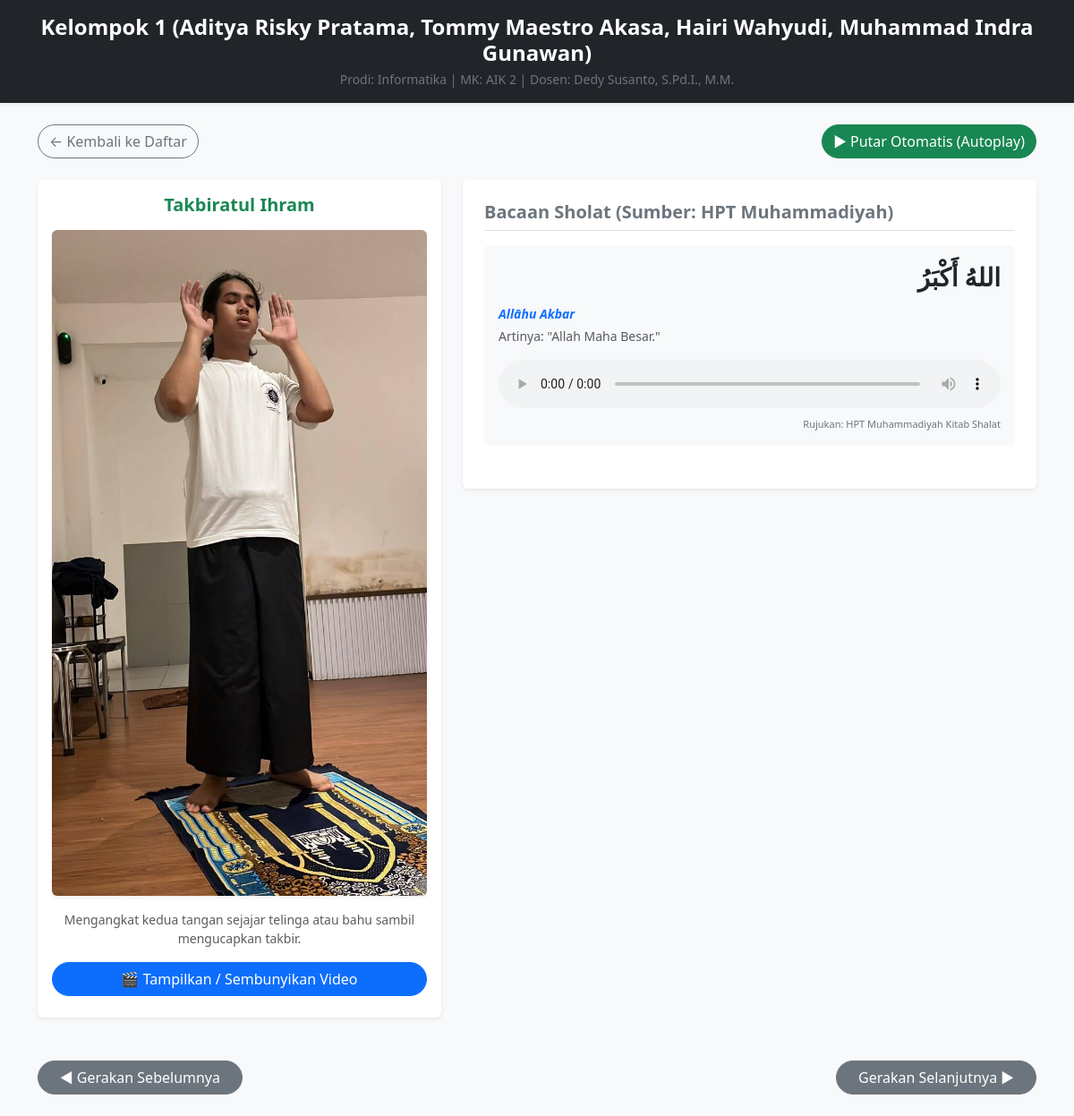
/detail_gerakan.php?id=2, run on the app's committed database.
### tables this page shows
CREATE TABLE `kelompok` (
  `id` int(11) NOT NULL,
  `nama_kelompok` varchar(100) NOT NULL,
  `prodi` varchar(100) NOT NULL,
  `mata_kuliah` varchar(100) NOT NULL,
  `dosen` varchar(100) NOT NULL
);

CREATE TABLE `gerakan` (
  `id` int(11) NOT NULL,
  `id_kategori` int(11) NOT NULL,
  `nama` varchar(100) NOT NULL,
  `urutan` smallint(6) NOT NULL,
  `deskripsi` text DEFAULT NULL,
  `gambar_url` varchar(255) DEFAULT NULL,
  `video_url` varchar(255) DEFAULT NULL
);

CREATE TABLE `bacaan` (
  `id` int(11) NOT NULL,
  `id_gerakan` int(11) NOT NULL,
  `urutan` smallint(6) NOT NULL,
  `teks_arab` text NOT NULL,
  `teks_latin` text NOT NULL,
  `terjemahan` text NOT NULL,
  `audio_url` varchar(255) DEFAULT NULL,
  `sumber` varchar(150) NOT NULL
);

### detail_gerakan.php (the view, shortened to what this page needs)
<?php
include 'header.php';
$id_gerakan = isset($_GET['id']) ? intval($_GET['id']) : 1;
$query_gerakan = mysqli_query($conn, "SELECT * FROM gerakan WHERE id = $id_gerakan");
$gerakan = mysqli_fetch_assoc($query_gerakan);
$id_kategori = $gerakan['id_kategori'];
$query_prev = mysqli_query($conn, "SELECT id FROM gerakan WHERE id_kategori = $id_kategori AND urutan < {$gerakan['urutan']} ORDER BY urutan DESC LIMIT 1");
$prev_data = mysqli_fetch_assoc($query_prev);
$query_next = mysqli_query($conn, "SELECT id FROM gerakan WHERE id_kategori = $id_kategori AND urutan > {$gerakan['urutan']} ORDER BY urutan ASC LIMIT 1");
$next_data = mysqli_fetch_assoc($query_next);
$query_bacaan = mysqli_query($conn, "SELECT * FROM bacaan WHERE id_gerakan = $id_gerakan ORDER BY urutan ASC");
?>
<div class="container my-4">
    <div class="d-flex justify-content-between mb-4">
        <a href="daftar_gerakan.php?kategori=<?= $id_kategori; ?>" class="btn btn-outline-secondary rounded-pill">← Kembali ke Daftar</a>
        <button id="btnAutoplay" class="btn btn-success rounded-pill">▶ Putar Otomatis (Autoplay)</button>
    </div>
    <div class="row g-4">
        <div class="col-md-5 text-center">
            <div class="card shadow-sm p-3 border-0">
                <h5 class="fw-bold mb-3 text-success"><?= $gerakan['nama']; ?></h5>
                <div class="mb-3">
                    <img src="assets/img/<?= $gerakan['gambar_url']; ?>" class="img-fluid rounded shadow-sm" onerror="this.src='https://placehold.co/400x300?text=Gambar+Gerakan'">
                </div>
                <p class="text-muted small mb-3"><?= $gerakan['deskripsi']; ?></p>
                <?php if (!empty($gerakan['video_url'])) : ?>
                    <button class="btn btn-primary w-100 rounded-pill mb-2" type="button" data-bs-toggle="collapse" data-bs-target="#boxVideo">🎬 Tampilkan / Sembunyikan Video</button>
                <?php endif; ?>
            </div>
        </div>
        <div class="col-md-7">
            <div class="card shadow-sm p-4 border-0">
                <h5 class="fw-bold text-secondary border-bottom pb-2 mb-3">Bacaan Sholat (Sumber: HPT Muhammadiyah)</h5>
                <?php
                if (mysqli_num_rows($query_bacaan) > 0) {
                    while ($bacaan = mysqli_fetch_assoc($query_bacaan)) {
                ?>
                    <div class="mb-4 bg-light p-3 rounded">
                        <div class="font-arab text-end mb-2 text-dark fw-bold"><?= $bacaan['teks_arab']; ?></div>
                        <div class="text-primary fw-semibold small mb-1"><em><?= $bacaan['teks_latin']; ?></em></div>
                        <div class="text-muted small mb-2">Artinya: "<?= $bacaan['terjemahan']; ?>"</div>
                        <?php if (!empty($bacaan['audio_url'])) : ?>
                            <audio controls class="w-100 mt-2">
                                <source src="assets/audio/<?= $bacaan['audio_url']; ?>" type="audio/mpeg">
                            </audio>
                        <?php endif; ?>
                        <div class="text-end text-secondary mt-1" style="font-size: 11px;">Rujukan: <?= $bacaan['sumber']; ?></div>
                    </div>
                <?php
                    }
                } else {
                    echo "<p class='text-muted text-center py-4'>Tidak ada bacaan khusus pada gerakan ini.</p>";
                }
                ?>
            </div>
        </div>
    </div>
    <div class="row mt-5">
        <div class="col-6 text-start">
            <?php if ($prev_data) : ?>
                <a href="detail_gerakan.php?id=<?= $prev_data['id']; ?>" class="btn btn-secondary px-4 rounded-pill">◀ Gerakan Sebelumnya</a>
            <?php endif; ?>
        </div>
        <div class="col-6 text-end">
            <?php if ($next_data) : ?>
                <a id="btnNext" href="detail_gerakan.php?id=<?= $next_data['id']; ?>" class="btn btn-secondary px-4 rounded-pill">Gerakan Selanjutnya ▶</a>
            <?php else : ?>
                <a href="index.php" class="btn btn-success px-4 rounded-pill">Selesai (Kembali ke Awal)</a>
            <?php endif; ?>
        </div>
    </div>
</div>
</body>
</html>

### header.php (shortened to what this page needs)
<?php
include 'koneksi.php';
$query_kelompok = mysqli_query($conn, "SELECT * FROM kelompok LIMIT 1");
$data_kelompok = mysqli_fetch_assoc($query_kelompok);
?>
<!DOCTYPE html>
<html lang="id">
<head>
    <link href="https://cdn.jsdelivr.net/npm/bootstrap@5.3.0/dist/css/bootstrap.min.css" rel="stylesheet">
</head>
<body class="bg-light">
<header class="bg-dark text-white py-3 mb-4 shadow-sm">
    <div class="container text-center">
        <h4 class="fw-bold mb-1"><?= isset($data_kelompok['nama_kelompok']) ? $data_kelompok['nama_kelompok'] : 'Nama Kelompok'; ?></h4>
        <p class="small mb-0 text-secondary">
            Prodi: <?= isset($data_kelompok['prodi']) ? $data_kelompok['prodi'] : '-'; ?> |
            MK: <?= isset($data_kelompok['mata_kuliah']) ? $data_kelompok['mata_kuliah'] : '-'; ?> |
            Dosen: <?= isset($data_kelompok['dosen']) ? $data_kelompok['dosen'] : '-'; ?>
        </p>
    </div>
</header>

### header.php (style rules this page uses)
.font-arab { font-family: 'Amiri', serif; font-size: 28px; direction: rtl; }

### data on the page
kelompok: nama_kelompok "Kelompok 1 (Aditya Risky Pratama, Tommy Maestro Akasa, Hairi Wahyudi, Muhammad Indra Gunawan)", prodi "Informatika", mata_kuliah "AIK 2", dosen "Dedy Susanto, S.Pd.I., M.M."
gerakan: nama "Takbiratul Ihram", gambar_url (picture), deskripsi "Mengangkat kedua tangan sejajar telinga atau bahu sambil mengucapkan takbir."
bacaan: teks_arab "اللهُ أَكْبَرُ", teks_latin "Allāhu Akbar", terjemahan "Allah Maha Besar.", sumber "HPT Muhammadiyah Kitab Shalat"
